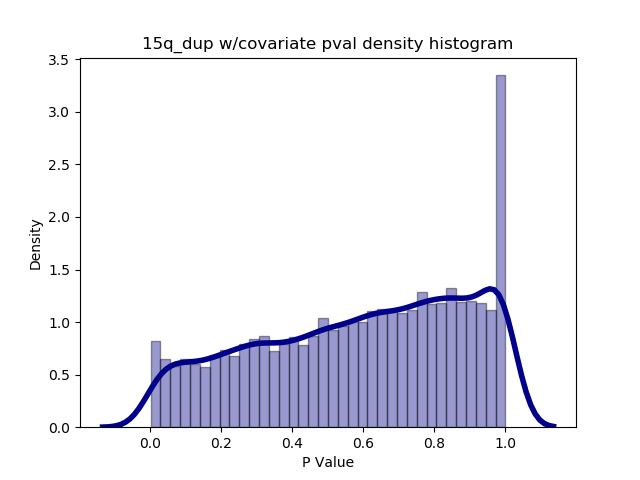

Recreate this plot in Python.
# python3
import numpy as np
import pandas as pd
import matplotlib.pyplot as plt
import seaborn as sns

df15 = pd.read_csv('15q_dup_pval.csv', header=0)

print(df15.head())

sns.distplot(df15['p_value w/ covariate'], hist=True, kde=True, bins=int(180 / 5), color='darkblue', hist_kws={'edgecolor': 'black'}, kde_kws={'linewidth': 4})


plt.title('15q_dup w/covariate pval density histogram')
plt.xlabel('P Value')
plt.ylabel('Density')

plt.show()
